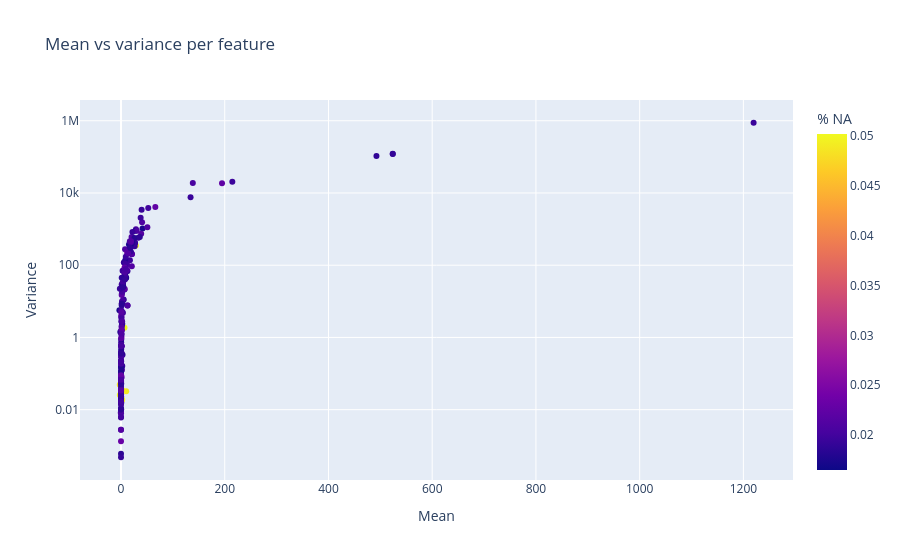

The notebook cell saved with this chart:
### Code cell
display(X["rdkit_Ipc"].describe())
X["rdkit_Ipc"] = np.log10(X["rdkit_Ipc"] + 1)

x_stats(X)

### Figure 1 — Plotly figure (JSON) as saved in the notebook; plotly's stock layout.template omitted (floating-point values rounded to 4 significant figures; data arrays with more than 128 entries replaced by an {"elided": "..."} marker saying what was removed)
{"data": [{"customdata": {"elided": "207x2 float values"}, "hovertemplate": "<b>%{hovertext}</b><br><br>Mean=%{x}<br>Variance=%{y}<br>n_na=%{customdata[0]}<br>% NA=%{marker.color:.2f}<extra></extra>", "hovertext": {"elided": "207 str values"}, "legendgroup": "", "marker": {"color": {"elided": "207 float values"}, "coloraxis": "coloraxis", "symbol": "circle"}, "mode": "markers", "name": "", "orientation": "v", "showlegend": false, "type": "scatter", "x": {"elided": "207 float values"}, "xaxis": "x", "y": {"elided": "207 float values"}, "yaxis": "y"}], "layout": {"coloraxis": {"colorbar": {"title": {"text": "% NA"}}, "colorscale": [[0, "#0d0887"], [0.1111, "#46039f"], [0.2222, "#7201a8"], [0.3333, "#9c179e"], [0.4444, "#bd3786"], [0.5556, "#d8576b"], [0.6667, "#ed7953"], [0.7778, "#fb9f3a"], [0.8889, "#fdca26"], [1, "#f0f921"]]}, "legend": {"tracegroupgap": 0}, "title": {"text": "Mean vs variance per feature"}, "xaxis": {"anchor": "y", "domain": [0, 1], "title": {"text": "Mean"}}, "yaxis": {"anchor": "x", "domain": [0, 1], "title": {"text": "Variance"}, "type": "log"}}}
